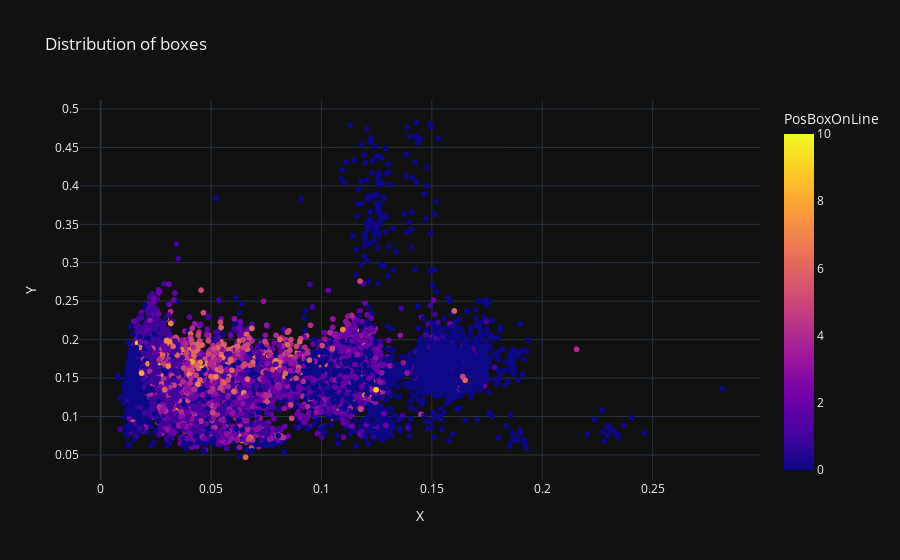

Source (notebook cell):
### Code cell
fig = px.scatter(df, x='x_centerDVwidth', y='y_centerDVheight', color = 'PosBoxOnLine', template= 'plotly_dark',labels={
                     "x_centerDVwidth": "X",
                     "y_centerDVheight": "Y"
                 },title="Distribution of boxes")
fig.show()

### Figure 1 — Plotly figure (JSON) as saved in the notebook; plotly's stock layout.template omitted (floating-point values rounded to 4 significant figures; data arrays with more than 128 entries replaced by an {"elided": "..."} marker saying what was removed)
{"data": [{"hovertemplate": "X=%{x}<br>Y=%{y}<br>PosBoxOnLine=%{marker.color}<extra></extra>", "legendgroup": "", "marker": {"color": {"elided": "17198 int values"}, "coloraxis": "coloraxis", "symbol": "circle"}, "mode": "markers", "name": "", "showlegend": false, "type": "scattergl", "x": {"elided": "17198 float values"}, "xaxis": "x", "y": {"elided": "17198 float values"}, "yaxis": "y"}], "layout": {"coloraxis": {"colorbar": {"title": {"text": "PosBoxOnLine"}}, "colorscale": [[0, "#0d0887"], [0.1111, "#46039f"], [0.2222, "#7201a8"], [0.3333, "#9c179e"], [0.4444, "#bd3786"], [0.5556, "#d8576b"], [0.6667, "#ed7953"], [0.7778, "#fb9f3a"], [0.8889, "#fdca26"], [1, "#f0f921"]]}, "legend": {"tracegroupgap": 0}, "title": {"text": "Distribution of boxes"}, "xaxis": {"anchor": "y", "domain": [0, 1], "title": {"text": "X"}}, "yaxis": {"anchor": "x", "domain": [0, 1], "title": {"text": "Y"}}}}
